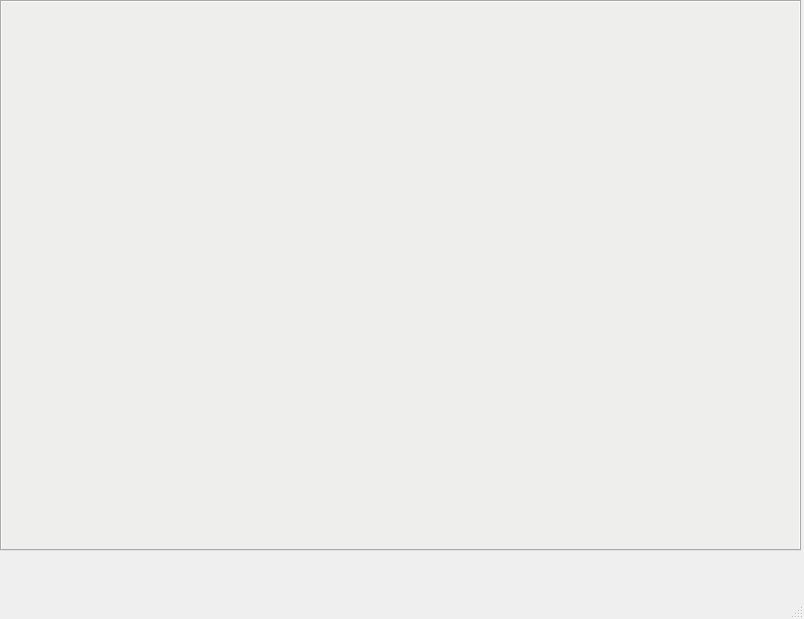
<?xml version="1.0" encoding="UTF-8"?>
<ui version="4.0">
 <class>screen</class>
 <widget class="QMainWindow" name="screen">
  <property name="geometry">
   <rect>
    <x>0</x>
    <y>0</y>
    <width>804</width>
    <height>619</height>
   </rect>
  </property>
  <property name="windowTitle">
   <string>MainWindow</string>
  </property>
  <widget class="QWidget" name="central">
   <widget class="QTabWidget" name="tabWidget">
    <property name="geometry">
     <rect>
      <x>0</x>
      <y>0</y>
      <width>801</width>
      <height>551</height>
     </rect>
    </property>
    <property name="autoFillBackground">
     <bool>false</bool>
    </property>
    <property name="styleSheet">
     <string notr="true">background-color: rgb(238, 238, 236);</string>
    </property>
    <property name="currentIndex">
     <number>-1</number>
    </property>
   </widget>
  </widget>
  <widget class="QMenuBar" name="menubar">
   <property name="geometry">
    <rect>
     <x>0</x>
     <y>0</y>
     <width>804</width>
     <height>22</height>
    </rect>
   </property>
  </widget>
  <widget class="QStatusBar" name="statusbar"/>
 </widget>
 <resources/>
 <connections/>
</ui>
